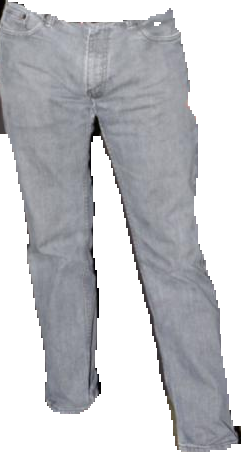
#> input picture yolo_segmenter/segmented_objects/object_0_0.png, 241 x 452 px, found by its file name
$ jupyter execute color_detection.ipynb
#> lines starting #> are read from the running program, lines starting #| are printed output that depends on the picture; after the words box and inside, x2 and y2 are one past the last pixel; in counts of white or black regions, pixels touching at a corner belong together
[cell 1]
from PIL import Image
import numpy as np
from sklearn.cluster import KMeans
import matplotlib.pyplot as plt
from collections import Counter

[cell 2]
def extract_dominant_colors(image_path, num_colors=3, resize=True):
    # Load image
#> called with image_path = 'segmented_objects/object_0_0.png', num_colors = 5, resize = True
    image = Image.open(image_path).convert("RGBA")
#> image is the input picture: PIL image 241x452 RGBA; mean R, G, B, A 83.5, 84.6, 88.4, 146.1
    np_image = np.array(image)

    # Remove transparent background
    mask = np_image[:, :, 3] > 0
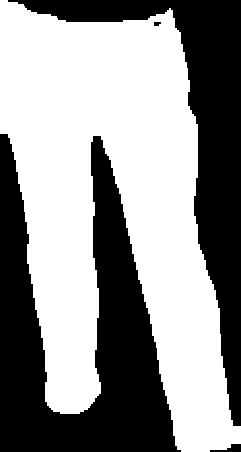
#> mask: shape (452, 241) bool; 57.3% white; 4 black regions, box (x1, y1, x2, y2) and area: (0, 134, 181, 452) 27366, (8, 0, 241, 426) 19014, (210, 444, 241, 452) 130, (154, 22, 161, 26) 24
    pixels = np_image[:, :, :3][mask]  # Only RGB, skip alpha

    # Optional: resize for faster clustering
    if resize and len(pixels) > 10000:
        pixels = pixels[np.random.choice(len(pixels), 10000, replace=False)]

    # Run KMeans
    kmeans = KMeans(n_clusters=num_colors, random_state=42)
    kmeans.fit(pixels)
    colors = kmeans.cluster_centers_.astype(int)

    # Sort by frequency
    labels = kmeans.labels_
    counts = Counter(labels)
    sorted_colors = [colors[i] for i in sorted(counts, key=counts.get, reverse=True)]

    return sorted_colors  # List of [R, G, B] values

[cell 3]
def plot_colors(colors):
    plt.figure(figsize=(8, 2))
    for i, color in enumerate(colors):
        r, g, b = color
        hex_color = "#{:02x}{:02x}{:02x}".format(r, g, b)
        plt.fill_between([i, i+1], 0, 1, color=hex_color)
        plt.text(i + 0.5, -0.2, hex_color, ha="center", va="top", fontsize=9)
    plt.xlim(0, len(colors))
    plt.axis('off')
    plt.title("Dominant Colors")
    plt.show()
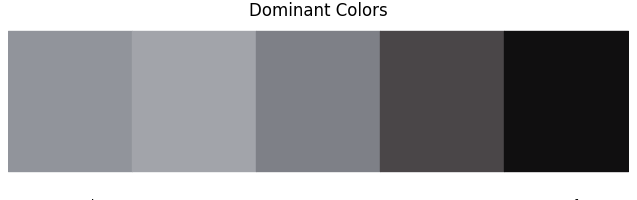
#> figure drawn by matplotlib, 1 panel

$ run again, with yolo_segmenter/segmented_objects/object_0_1.png copied over yolo_segmenter/segmented_objects/object_0_0.png
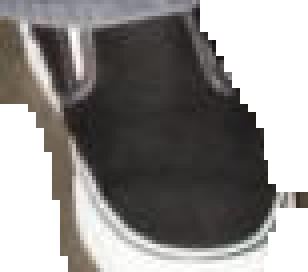
#> input picture yolo_segmenter/segmented_objects/object_0_1.png, 77 x 68 px, found by its file name (shown 4 times larger)
#> in extract_dominant_colors, image is the input picture: PIL image 77x68 RGBA; mean R, G, B, A 67.8, 65.4, 63.6, 180.3
#> in extract_dominant_colors, `mask = np_image[:, :, 3] > 0`:
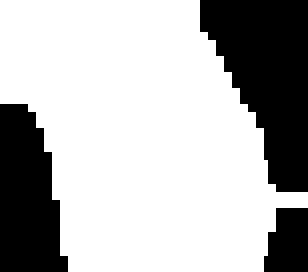
#> mask: shape (68, 77) bool (shown 4 times larger); 70.7% white; 3 black regions, box (x1, y1, x2, y2) and area: (50, 0, 77, 48) 832, (0, 26, 17, 68) 550, (66, 52, 77, 68) 152
#> in plot_colors, `plt.show()`:
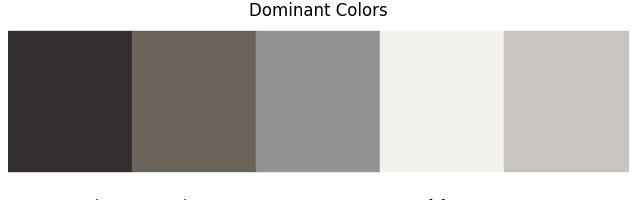
#> figure drawn by matplotlib, 1 panel

$ run again, with yolo_segmenter/segmented_objects/object_0_2.png copied over yolo_segmenter/segmented_objects/object_0_0.png
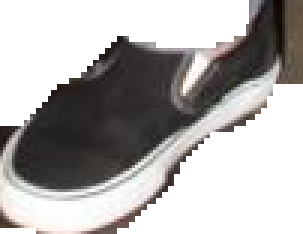
#> input picture yolo_segmenter/segmented_objects/object_0_2.png, 101 x 78 px, found by its file name (shown 3 times larger)
#> in extract_dominant_colors, image is the input picture: PIL image 101x78 RGBA; mean R, G, B, A 60.3, 58, 56.7, 138.8
#> in extract_dominant_colors, `mask = np_image[:, :, 3] > 0`:
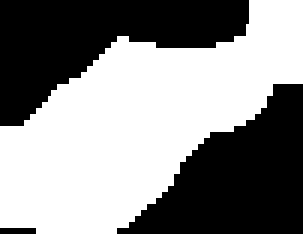
#> mask: shape (78, 101) bool (shown 3 times larger); 54.4% white; 3 black regions, box (x1, y1, x2, y2) and area: (0, 0, 83, 42) 1802, (39, 28, 101, 78) 1764, (0, 76, 12, 78) 24
#> in plot_colors, `plt.show()`:
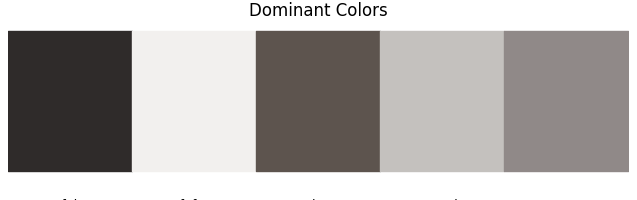
#> figure drawn by matplotlib, 1 panel

$ run again, with yolo_segmenter/segmented_objects/object_0_3.png copied over yolo_segmenter/segmented_objects/object_0_0.png
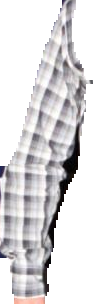
#> input picture yolo_segmenter/segmented_objects/object_0_3.png, 93 x 304 px, found by its file name
#> in extract_dominant_colors, image is the input picture: PIL image 93x304 RGBA; mean R, G, B, A 94.1, 92.2, 93.9, 131.7
#> in extract_dominant_colors, `mask = np_image[:, :, 3] > 0`:
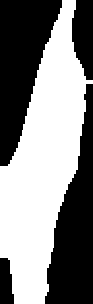
#> mask: shape (304, 93) bool; 51.6% white; 4 black regions, box (x1, y1, x2, y2) and area: (0, 0, 62, 166) 5936, (45, 84, 93, 304) 5856, (72, 0, 93, 80) 1344, (0, 258, 14, 304) 536
#> in plot_colors, `plt.show()`:
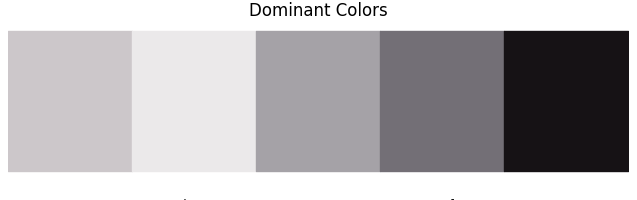
#> figure drawn by matplotlib, 1 panel
